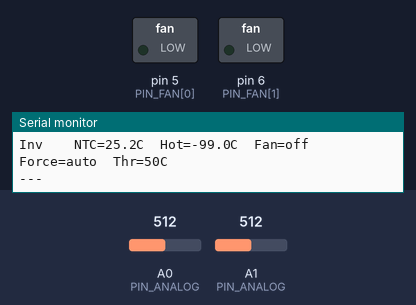
A sketch run on a simulated Arduino Uno, built with avr-gcc and run on an emulated ATmega328P. On the bench: switched loads named in the sketch (green lamp = pin HIGH), the last lines printed to the serial monitor. Inputs (shaded band) come from the test bench; at power-on: A0 (PIN_ANALOG) = 512, A1 (PIN_ANALOG) = 512.

Above: at 1.2 s.
1.3 s: A0 (PIN_ANALOG) set to 548
2.8 s: A0 (PIN_ANALOG) set to 575
At 3.6 s:
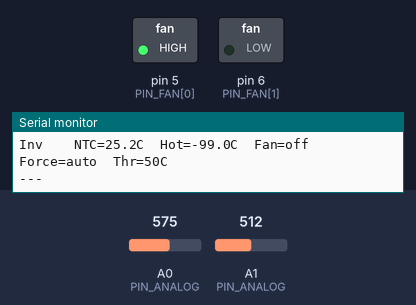
4.3 s: A1 (PIN_ANALOG) set to 542
5.8 s: A1 (PIN_ANALOG) set to 567
At 7.0 s:
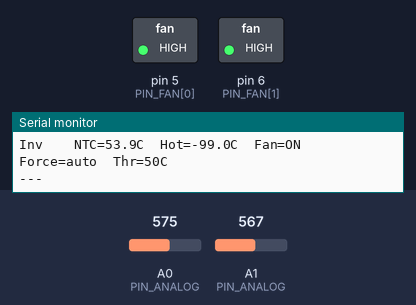
7.3 s: A0 (PIN_ANALOG) set to 511
At 8.3 s:
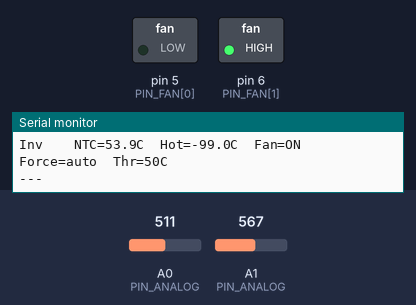
8.8 s: A0 (PIN_ANALOG) set to 716
At 9.5 s:
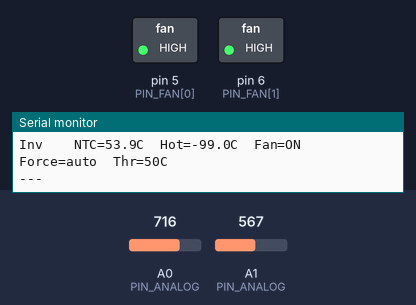
Timing chart, 0 to 11.3 s (numbered marks = the images above; inputs shaded):
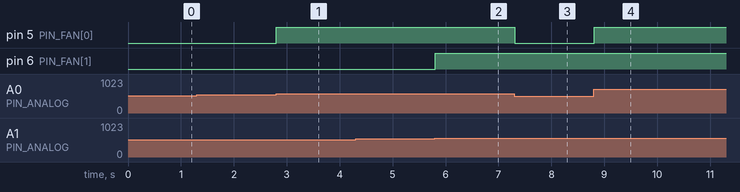

Measured:
- the behaviour switches between 559 and 560 on A0 (PIN_ANALOG) (found by bisection; images 0 and 1)
- the behaviour switches between 559 and 560 on A1 (PIN_ANALOG) (found by bisection; images 1 and 2)
- after the input at 2.8 s, pin 5 (PIN_FAN[0]): LOW → HIGH at once
- after the input at 5.8 s, pin 6 (PIN_FAN[1]): LOW → HIGH at once
- after the input at 7.3 s, pin 5 (PIN_FAN[0]): HIGH → LOW at once
- after the input at 8.8 s, pin 5 (PIN_FAN[0]): LOW → HIGH at once

The sketch:

temperature_controller.ino
```cpp
// =============================================================
//  FS TEMPERATURE CONTROLLER — Motor & Inverter
//
//  Analog:  A0=Motor NTC,  A1=Inverter NTC  (KTY 81-210)
//  CAN RX:  0xA1 M161 → motor hot spot    bytes [6:7] int16 x0.1°C
//           0xA2 M162 → inverter hot spot bytes [2:3] int16 x0.1°C
//           0x130     → config from RPi
//                       [0] motor threshold °C
//                       [1] inverter threshold °C
//                       [2] force bitmask (bit0=motor, bit1=inv)
//  CAN TX:  0x120     → status to RPi
//  Fans:    D5=Motor,  D6=Inverter
// =============================================================

#include <SPI.h>
#include <mcp2515.h>
#include <avr/wdt.h>

// ── Pins ─────────────────────────────────────────────────────
const uint8_t PIN_ANALOG[2] = { A0, A1 };
const uint8_t PIN_FAN[2]    = { 5,  6  };
const uint8_t PIN_CS_CAN    = 10;

MCP2515 can(PIN_CS_CAN);

// ── Voltage divider ──────────────────────────────────────────
const float   R_SERIES = 2000.0;
const float   V_REF    = 5.0;
const int     ADC_MAX  = 1023;

// ── KTY 81-210 lookup (-50 to +150 degC, 10 degC steps) ─────
const int     KTY_TEMP_MIN  = -50;
const int     KTY_TEMP_STEP = 10;
const uint8_t KTY_POINTS    = 21;
const float   KTY_R[KTY_POINTS] = {
  1030, 1135, 1247, 1367, 1495,
  1630, 1772, 1922, 2080, 2245,
  2417, 2597, 2785, 2980, 3182,
  3392, 3607, 3817, 4008, 4166,
  4280
};

// ── CAN IDs ───────────────────────────────────────────────────
const uint32_t CAN_ID_M161 = 0xA1;
const uint32_t CAN_ID_M162 = 0xA2;
const uint32_t CAN_ID_TX   = 0x120;
const uint32_t CAN_ID_CFG  = 0x130;

// ── Channel indices ───────────────────────────────────────────
const uint8_t CH_MOTOR = 0;
const uint8_t CH_INV   = 1;
const uint8_t NUM_CH   = 2;

// ── State ─────────────────────────────────────────────────────
float   ntc_temp[NUM_CH]     = { -99.0, -99.0 };
float   hot_spot[NUM_CH]     = { -99.0, -99.0 };
bool    fan_state[NUM_CH]    = { false, false };
bool    fan_forced[NUM_CH]   = { false, false };  // set by RPi via 0x130
float   fan_threshold[NUM_CH] = { 50.0, 50.0 };
uint8_t fault_mask           = 0xFF;

const float HYSTERESIS = 5.0;

// ── Timing ────────────────────────────────────────────────────
const uint32_t LOOP_PERIOD   = 50;
const uint32_t CAN_TX_PERIOD = 100;
uint32_t last_loop_ms = 0;
uint32_t last_can_tx  = 0;

// ─────────────────────────────────────────────────────────────
void setup() {
  Serial.begin(115200);
  for (uint8_t i = 0; i < NUM_CH; i++) {
    pinMode(PIN_FAN[i], OUTPUT);
    digitalWrite(PIN_FAN[i], LOW);
  }
  can.reset();
  if (can.setBitrate(CAN_500KBPS, MCP_8MHZ) != MCP2515::ERROR_OK) {
    Serial.println(F("CAN FAIL")); while (1);
  }
  can.setNormalMode();
  wdt_enable(WDTO_250MS);
  Serial.println(F("=== Temp Controller ready ==="));
}

// ─────────────────────────────────────────────────────────────
void loop() {
  uint32_t now = millis();
  if ((now - last_loop_ms) < LOOP_PERIOD) return;
  last_loop_ms = now;
  wdt_reset();

  // 1. Read NTC sensors
  fault_mask = 0;
  for (uint8_t i = 0; i < NUM_CH; i++) {
    ntc_temp[i] = readKTY(PIN_ANALOG[i]);
    if (ntc_temp[i] < -90) fault_mask |= (1 << i);
  }

  // 2. Poll CAN
  pollCAN();

  // 3. Fan control
  for (uint8_t i = 0; i < NUM_CH; i++) {
    // Force-on overrides everything — fan ON regardless of temp
    if (fan_forced[i]) {
      fan_state[i] = true;
      digitalWrite(PIN_FAN[i], HIGH);
      continue;
    }

    // Both sources unknown → fail safe ON
    float ntc = ntc_temp[i];
    float hot = hot_spot[i];
    if (ntc < -90 && hot < -90) {
      fan_state[i] = true;
      digitalWrite(PIN_FAN[i], HIGH);
      continue;
    }

    // Use worst of the two valid sources
    float temp;
    if      (ntc < -90) temp = hot;
    else if (hot < -90) temp = ntc;
    else                temp = max(ntc, hot);

    if (!fan_state[i] && temp >= fan_threshold[i]) {
      fan_state[i] = true;
      digitalWrite(PIN_FAN[i], HIGH);
    } else if (fan_state[i] && temp < (fan_threshold[i] - HYSTERESIS)) {
      fan_state[i] = false;
      digitalWrite(PIN_FAN[i], LOW);
    }
  }

  // 4. CAN TX
  if ((now - last_can_tx) >= CAN_TX_PERIOD) {
    last_can_tx = now;
    sendStatus();
    printDebug();
  }
}

// ─────────────────────────────────────────────────────────────
float readKTY(uint8_t pin) {
  uint32_t sum = 0;
  for (uint8_t i = 0; i < 8; i++) sum += analogRead(pin);
  float v = (float)(sum >> 3) / ADC_MAX * V_REF;
  if (v <= 0.01 || v >= (V_REF - 0.01)) return -99.0;
  float r = R_SERIES * v / (V_REF - v);
  return resistanceToTemp(r);
}

float resistanceToTemp(float r) {
  if (r <= KTY_R[0]) return (float)KTY_TEMP_MIN;
  if (r >= KTY_R[KTY_POINTS - 1])
    return (float)(KTY_TEMP_MIN + KTY_TEMP_STEP * (KTY_POINTS - 1));
  for (uint8_t i = 0; i < KTY_POINTS - 1; i++) {
    if (r >= KTY_R[i] && r < KTY_R[i + 1]) {
      float t_lo = KTY_TEMP_MIN + (float)i * KTY_TEMP_STEP;
      float frac = (r - KTY_R[i]) / (KTY_R[i + 1] - KTY_R[i]);
      return t_lo + frac * (float)KTY_TEMP_STEP;
    }
  }
  return -99.0;
}

// ─────────────────────────────────────────────────────────────
void pollCAN() {
  struct can_frame frame;
  while (can.readMessage(&frame) == MCP2515::ERROR_OK) {

    // M161: motor hot spot — bytes [6:7] int16 LE x0.1
    if (frame.can_id == CAN_ID_M161 && frame.can_dlc >= 8) {
      int16_t raw = (int16_t)(frame.data[6] | (frame.data[7] << 8));
      hot_spot[CH_MOTOR] = raw * 0.1f;
    }

    // M162: inverter hot spot — bytes [2:3] int16 LE x0.1
    else if (frame.can_id == CAN_ID_M162 && frame.can_dlc >= 4) {
      int16_t raw = (int16_t)(frame.data[2] | (frame.data[3] << 8));
      hot_spot[CH_INV] = raw * 0.1f;
    }

    // 0x130: config from RPi
    //   [0] motor threshold °C
    //   [1] inverter threshold °C
    //   [2] force bitmask (bit0=motor, bit1=inv)
    else if (frame.can_id == CAN_ID_CFG && frame.can_dlc >= 3) {
      for (uint8_t i = 0; i < NUM_CH; i++) {
        uint8_t v = frame.data[i];
        if (v >= 20 && v <= 150) fan_threshold[i] = (float)v;
        fan_forced[i] = (frame.data[2] >> i) & 1;
      }
      Serial.print(F("CFG: Motor thresh="));
      Serial.print(fan_threshold[CH_MOTOR], 0);
      Serial.print(F("C forced="));
      Serial.print(fan_forced[CH_MOTOR]);
      Serial.print(F("  Inv thresh="));
      Serial.print(fan_threshold[CH_INV], 0);
      Serial.print(F("C forced="));
      Serial.println(fan_forced[CH_INV]);
    }
  }
}

// ─────────────────────────────────────────────────────────────
// 0x120 status → RPi
// [0] NTC motor    +50
// [1] NTC inverter +50
// [2] hot spot motor    +50
// [3] hot spot inverter +50
// [4] fan bitmask  (bit0=motor, bit1=inv)
// [5] fault bitmask
// [6] force bitmask (mirrors what RPi sent, for confirmation)
// [7] reserved
void sendStatus() {
  struct can_frame frame;
  frame.can_id  = CAN_ID_TX;
  frame.can_dlc = 8;

  auto enc = [](float t) -> uint8_t {
    return (uint8_t)constrain((int)(t + 50), 0, 255);
  };

  frame.data[0] = enc(ntc_temp[CH_MOTOR]);
  frame.data[1] = enc(ntc_temp[CH_INV]);
  frame.data[2] = enc(hot_spot[CH_MOTOR]);
  frame.data[3] = enc(hot_spot[CH_INV]);

  uint8_t fan_mask   = 0;
  uint8_t force_mask = 0;
  for (uint8_t i = 0; i < NUM_CH; i++) {
    if (fan_state[i])  fan_mask   |= (1 << i);
    if (fan_forced[i]) force_mask |= (1 << i);
  }
  frame.data[4] = fan_mask;
  frame.data[5] = fault_mask;
  frame.data[6] = force_mask;
  frame.data[7] = 0x00;

  can.sendMessage(&frame);
}

// ─────────────────────────────────────────────────────────────
void printDebug() {
  for (uint8_t i = 0; i < NUM_CH; i++) {
    Serial.print(i == CH_MOTOR ? F("Motor  ") : F("Inv    "));
    Serial.print(F("NTC="));    Serial.print(ntc_temp[i], 1);
    Serial.print(F("C  Hot="));  Serial.print(hot_spot[i], 1);
    Serial.print(F("C  Fan="));  Serial.print(fan_state[i]  ? F("ON")     : F("off"));
    Serial.print(F("  Force=")); Serial.print(fan_forced[i] ? F("FORCED") : F("auto"));
    Serial.print(F("  Thr="));   Serial.print(fan_threshold[i], 0);
    Serial.println(F("C"));
  }
  Serial.println(F("---"));
}
```
